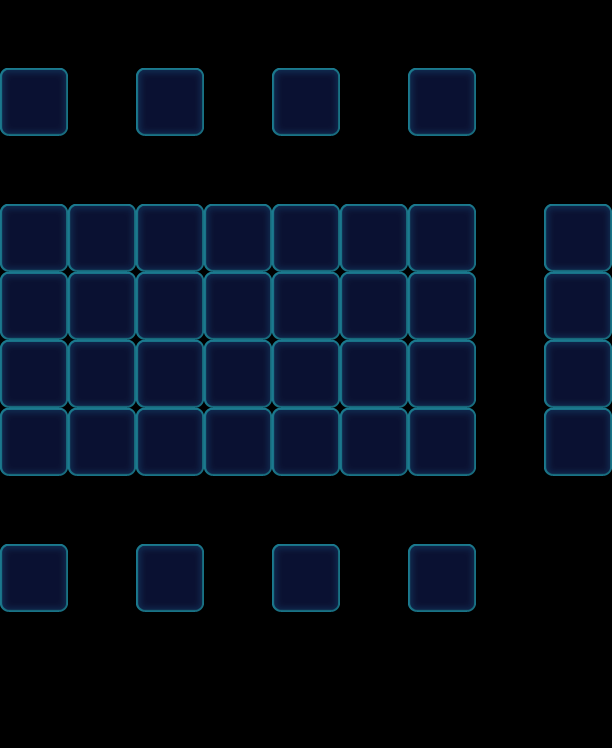

Tiled map render using the project's own tile images. Description and the map definition, with tile-layer contents summarised, below:
An orthogonal 9x11 tile map with 68x68 px tiles, 1 tile layer (Valid), 2 tilesets and 20 objects (9x Haze, 7x Factory_Normal, 3x Flower, Begin).

<map version="1.0" orientation="orthogonal" width="9" height="11" tilewidth="68" tileheight="68">
 <properties>
  <property name="Connect" value="01,08,1|08,21,1|21,28,1|28,41,1|41,48,1|48,61,1|61,68,1|68,83,1" />
 </properties>
 <tileset firstgid="1" name="game_grid1" tilewidth="68" tileheight="68">
  <image source="game_grid1.png" width="68" height="68" />
 </tileset>
 <tileset firstgid="2" name="map" tilewidth="68" tileheight="68">
  <image source="map.png" width="1024" height="1024" />
 </tileset>
 <layer name="Valid" width="9" height="11">
  <data>[99 cells, 40 non-empty, 1 distinct tile ids]</data>
 </layer>
 <objectgroup name="BottomObj" width="9" height="11" />
 <objectgroup name="MiddleObj" width="9" height="11">
  <object type="Flower" gid="4" x="0" y="136">
   <properties>
    <property name="FlowerLevel" value="1" />
   </properties>
  </object>
  <object type="Flower" gid="4" x="544" y="408">
   <properties>
    <property name="FlowerLevel" value="1" />
   </properties>
  </object>
  <object type="Flower" gid="4" x="136" y="612">
   <properties>
    <property name="FlowerLevel" value="1" />
   </properties>
  </object>
 </objectgroup>
 <objectgroup color="#000000" name="TopObj" width="9" height="11">
  <object name="10" type="Factory_Normal" x="0" y="136" width="68" height="68">
   <properties>
    <property name="FactoryColorsConfig" value="Blue,Green,Yellow,Orange" />
    <property name="FlowerSwitch" value="1" />
   </properties>
  </object>
  <object name="10" type="Factory_Normal" x="68" y="136" width="68" height="68">
   <properties>
    <property name="FactoryColorsConfig" value="Blue,Green,Yellow,Orange" />
    <property name="FlowerSwitch" value="1" />
   </properties>
  </object>
  <object name="10" type="Factory_Normal" x="136" y="136" width="68" height="68">
   <properties>
    <property name="FactoryColorsConfig" value="Blue,Green,Yellow,Orange" />
    <property name="FlowerSwitch" value="1" />
   </properties>
  </object>
  <object name="10" type="Factory_Normal" x="204" y="136" width="68" height="68">
   <properties>
    <property name="FactoryColorsConfig" value="Blue,Green,Yellow,Orange" />
    <property name="FlowerSwitch" value="1" />
   </properties>
  </object>
  <object name="10" type="Factory_Normal" x="272" y="136" width="68" height="68">
   <properties>
    <property name="FactoryColorsConfig" value="Blue,Green,Yellow,Orange" />
    <property name="FlowerSwitch" value="1" />
   </properties>
  </object>
  <object name="10" type="Factory_Normal" x="340" y="136" width="68" height="68">
   <properties>
    <property name="FactoryColorsConfig" value="Blue,Green,Yellow,Orange" />
    <property name="FlowerSwitch" value="1" />
   </properties>
  </object>
  <object name="10" type="Factory_Normal" x="408" y="136" width="68" height="68">
   <properties>
    <property name="FactoryColorsConfig" value="Blue,Green,Yellow,Orange" />
    <property name="FlowerSwitch" value="1" />
   </properties>
  </object>
  <object name="10" type="Begin" x="0" y="0" width="68" height="68" />
 </objectgroup>
 <objectgroup color="#00ff00" name="CeilObj" width="9" height="11">
  <object name="Haze" type="Haze" x="544" y="204" width="68" height="68">
   <properties>
    <property name="HazeLevel" value="1" />
   </properties>
  </object>
  <object name="Haze" type="Haze" x="544" y="408" width="68" height="68">
   <properties>
    <property name="HazeLevel" value="2" />
   </properties>
  </object>
  <object name="Haze" type="Haze" x="544" y="272" width="68" height="68">
   <properties>
    <property name="HazeLevel" value="3" />
   </properties>
  </object>
  <object name="Haze" type="Haze" x="136" y="68" width="68" height="68">
   <properties>
    <property name="HazeLevel" value="3" />
   </properties>
  </object>
  <object name="Haze" type="Haze" x="272" y="68" width="68" height="68">
   <properties>
    <property name="HazeLevel" value="3" />
   </properties>
  </object>
  <object name="Haze" type="Haze" x="408" y="68" width="68" height="68">
   <properties>
    <property name="HazeLevel" value="2" />
   </properties>
  </object>
  <object name="Haze" type="Haze" x="272" y="544" width="68" height="68">
   <properties>
    <property name="HazeLevel" value="3" />
   </properties>
  </object>
  <object name="Haze" type="Haze" x="408" y="544" width="68" height="68">
   <properties>
    <property name="HazeLevel" value="2" />
   </properties>
  </object>
  <object name="Haze" type="Haze" x="0" y="544" width="68" height="68">
   <properties>
    <property name="HazeLevel" value="1" />
   </properties>
  </object>
 </objectgroup>
</map>
